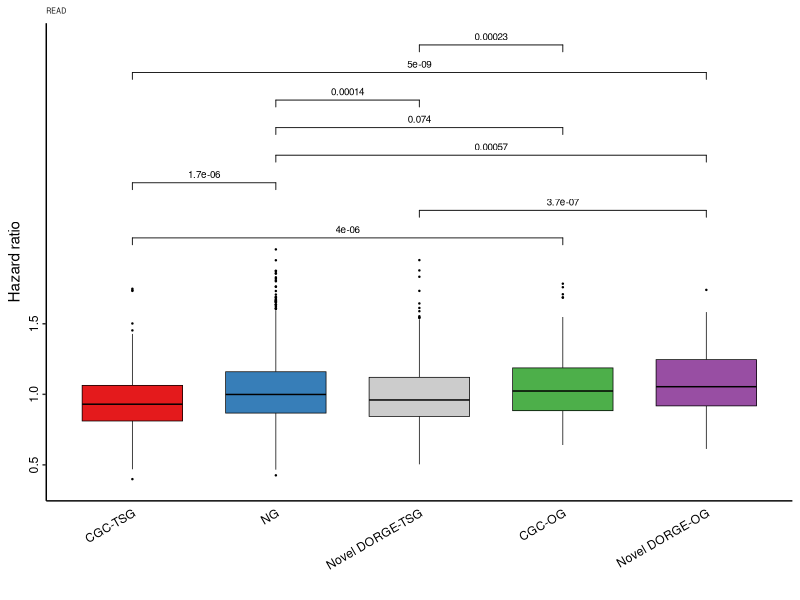
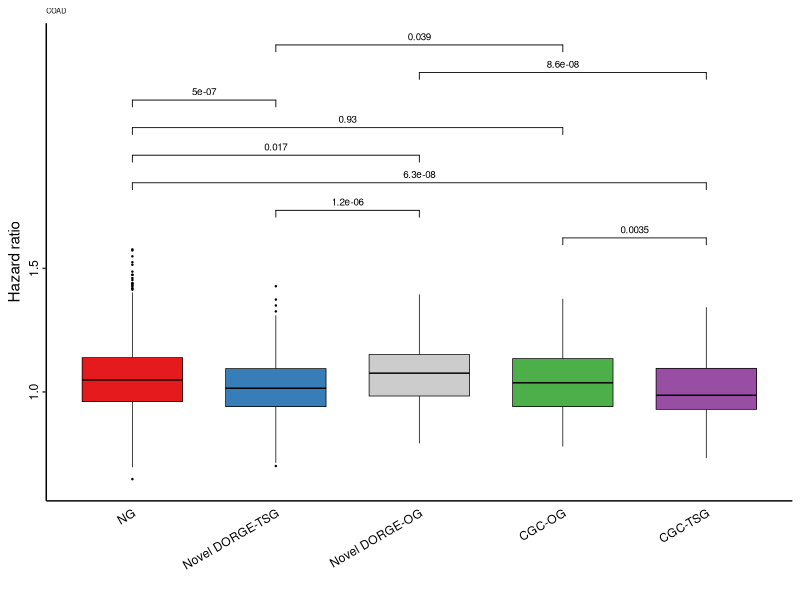
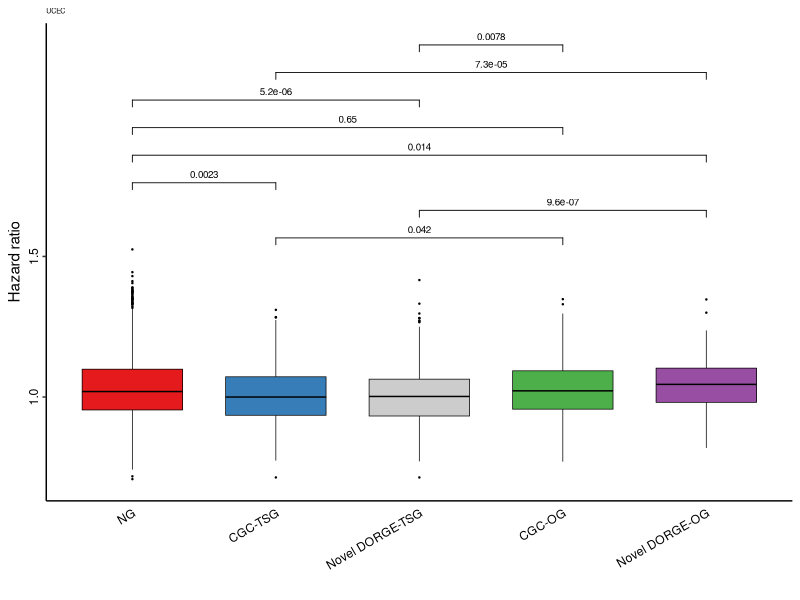

Write the R code that produced these figures, in order.
####################
##### Boxplots #####
####################

###### The boxplots for survival data to independently evaluate DORGE prediction.

###### Input: ../Gene_set_new.txt: Gene annotation file
###### Input: ../All_features.csv: Feature table compiled in this study
###### Input: ../DORGE_prediction.txt: DORGE prediction results
###### Input: data/oncolnc_processed.txt: Processed survival data (from https://peerj.com/articles/cs-67/)

###### Output: Figure_4D_survival_READ_evaluation.pdf: Evaluation of DORGE novel TSG/OGs by survival data in READ
###### Output: Figure_S4A_survival_COAD_evaluation.pdf: Evaluation of DORGE novel TSG/OGs by survival data in COAD
###### Output: Figure_S4B_survival_UCEC_evaluation.pdf: Evaluation of DORGE novel TSG/OGs by survival data in UCEC

options(warn=-1)

### Install missing packages

installed_pkgs <- installed.packages()

pkgs <-  c("plyr","ggpubr","ggplot2")


if (length(setdiff(pkgs, installed_pkgs)) > 0) {
    install.packages(pkgs = setdiff(pkgs, installed_pkgs))
}

suppressMessages(library("ggpubr"))
suppressMessages(library(plyr))

TSG_threshold<-0.62485 #loose FPR=0.01
OG_threshold<-0.7004394 #loose FPR=0.01

#TSG_threshold<-0.8290429 #strict FPR=0.005
#OG_threshold<-0.8679444 #strict FPR=0.005
##################### Figure 4A, S4A and S4B: Survival data evaluation #####################

#setwd("/Users/jlyu/Box\ Sync/TSGOG_Project/SA_sub/github/DORGE_paper/Figure_codes/Figure_4");

anno <- read.table("../Gene_set_new.txt", header=T, sep="\t",fill=TRUE,quote = "")
colnames(anno)<-c("Gene","TSG_core","OG_core","NG","TSG_all","OG_all");
prediction <- read.table("../DORGE_prediction.txt", header=T, sep="\t",fill=TRUE,quote = "")
anno<-cbind(anno[,c(1,4,5,6)],prediction[,2:3])
all_feature <- read.table("data/oncolnc_all_genes.txt", header=T, sep="\t",fill=TRUE,quote = "")
all_feature<-all_feature[,c("Gene","cancer","HR")]
all_feature$HR <- as.numeric(all_feature$HR)

join<-join(all_feature, anno,type = "full",by="Gene")
join<-join[!is.na(join$HR),]
index_pOG<-which(join$OG_probability> OG_threshold & join$TSG_probability< TSG_threshold & join$OG_all!="1")
index_pTSG<-which(join$TSG_probability> TSG_threshold & join$OG_probability< OG_threshold & join$TSG_all!="1")
index_TSG<-which(join$TSG_all=="1" & join$OG_all!="1")
index_OG<-which(join$OG_all=="1" & join$TSG_all!="1")
index_NG<-which(join$NG=="1")

index<-rep("",nrow(join))

index[index_NG]<-"NG"
index[index_pTSG]<-"Novel DORGE-TSG"
index[index_pOG]<-"Novel DORGE-OG"
index[index_TSG]<-"CGC-TSG"
index[index_OG]<-"CGC-OG"

join<-cbind(join,index)
allgene2<-join[join$index!="" & !is.na(join$index),]

ca<-paste("Raw_figures/Figure_4D_survival_READ_evaluation.pdf",sep="")
pdf(ca, family="ArialMT", width=2.275, height=3)
my_comparisons <- list(c("CGC-OG","CGC-TSG"),c("Novel DORGE-OG","Novel DORGE-TSG"),c("NG","CGC-TSG"),c("Novel DORGE-OG","NG"),c("CGC-OG","NG"),c("NG","Novel DORGE-TSG"),c("Novel DORGE-OG","CGC-TSG"),c("CGC-OG","Novel DORGE-TSG"));
ggboxplot(data = allgene2[allgene2$cancer=="READ",],x = "index", y="HR",color="black",outlier.size = 0.2,width=0.7, fill="index",lwd=0.25,palette = c("#E41A1C","#377EB8","#CCCCCC","#4DAF4A","#984EA3"))+scale_y_continuous(breaks = c(0.5,1.0,1.5),labels = c("0.5", "1.0", "1.5"))+labs(x = "", y = "Hazard ratio")+ggtitle("READ") + theme_bw() + theme(plot.title = element_text(size = 5),axis.ticks.y = element_line(size = 0.5),axis.ticks.x=element_blank(),axis.text.x = element_text(angle = 30, hjust = 1, colour = "black"),axis.text.y = element_text(angle = 90, hjust = 0.5, colour = "black"), panel.border = element_blank(), panel.grid.major = element_blank(), panel.grid.minor = element_blank(),panel.background = element_blank(), axis.line = element_line(colour = "black"))+ guides(fill=FALSE)+stat_compare_means(aes(label = paste0(..p.format..)),method.args = list(alternative = "g"),comparisons = my_comparisons,size=2.5)
garbage <- dev.off()

ca<-paste("Raw_figures/Figure_S4A_survival_COAD_evaluation.pdf",sep="")
pdf(ca, family="ArialMT", width=2.275, height=3)
my_comparisons <- list(c("CGC-OG","CGC-TSG"),c("Novel DORGE-OG","Novel DORGE-TSG"),c("NG","CGC-TSG"),c("Novel DORGE-OG","NG"),c("CGC-OG","NG"),c("NG","Novel DORGE-TSG"),c("Novel DORGE-OG","CGC-TSG"),c("CGC-OG","Novel DORGE-TSG"));
ggboxplot(data = allgene2[allgene2$cancer=="COAD",],x = "index", y="HR",color="black",outlier.size = 0.2,width=0.7, fill="index",lwd=0.25,palette = c("#E41A1C","#377EB8","#CCCCCC","#4DAF4A","#984EA3"))+scale_y_continuous(breaks = c(0.5,1.0,1.5),labels = c("0.5", "1.0", "1.5"))+labs(x = "", y = "Hazard ratio")+ggtitle("COAD") + theme_bw() + theme(plot.title = element_text(size = 5),axis.ticks.y = element_line(size = 0.5),axis.ticks.x=element_blank(),axis.text.x = element_text(angle = 30, hjust = 1, colour = "black"),axis.text.y = element_text(angle = 90, hjust = 0.5, colour = "black"), panel.border = element_blank(), panel.grid.major = element_blank(), panel.grid.minor = element_blank(),panel.background = element_blank(), axis.line = element_line(colour = "black"))+ guides(fill=FALSE)+stat_compare_means(aes(label = paste0(..p.format..)),method.args = list(alternative = "g"),comparisons = my_comparisons,size=2.5)
garbage <- dev.off()

ca<-paste("Raw_figures/Figure_S4B_survival_UCEC_evaluation.pdf",sep="")
pdf(ca, family="ArialMT", width=2.275, height=3)
my_comparisons <- list(c("CGC-OG","CGC-TSG"),c("Novel DORGE-OG","Novel DORGE-TSG"),c("NG","CGC-TSG"),c("Novel DORGE-OG","NG"),c("CGC-OG","NG"),c("NG","Novel DORGE-TSG"),c("Novel DORGE-OG","CGC-TSG"),c("CGC-OG","Novel DORGE-TSG"));
ggboxplot(data = allgene2[allgene2$cancer=="UCEC",],x = "index", y="HR",color="black",outlier.size = 0.2,width=0.7, fill="index",lwd=0.25,palette = c("#E41A1C","#377EB8","#CCCCCC","#4DAF4A","#984EA3"))+scale_y_continuous(breaks = c(0.5,1.0,1.5),labels = c("0.5", "1.0", "1.5"))+labs(x = "", y = "Hazard ratio")+ggtitle("UCEC") + theme_bw() + theme(plot.title = element_text(size = 5),axis.ticks.y = element_line(size = 0.5),axis.ticks.x=element_blank(),axis.text.x = element_text(angle = 30, hjust = 1, colour = "black"),axis.text.y = element_text(angle = 90, hjust = 0.5, colour = "black"), panel.border = element_blank(), panel.grid.major = element_blank(), panel.grid.minor = element_blank(),panel.background = element_blank(), axis.line = element_line(colour = "black"))+ guides(fill=FALSE)+stat_compare_means(aes(label = paste0(..p.format..)),method.args = list(alternative = "g"),comparisons = my_comparisons,size=2.5)
garbage <- dev.off()



cancer_types<-as.character(unique(allgene2$cancer))
for(i in cancer_types){
	#ca<-paste("Raw_figures/Figure_S5A_oncolnc_",i,"_evaluation.pdf",sep="")
	#pdf(ca, family="ArialMT", width=2.275, height=3)
	#my_comparisons <- list(c("CGC-OG","CGC-TSG"),c("Novel DORGE-OG","Novel DORGE-TSG"),c("NG","CGC-TSG"),c("Novel DORGE-OG","NG"),c("CGC-OG","NG"),c("NG","Novel DORGE-TSG"),c("Novel DORGE-OG","CGC-TSG"),c("CGC-OG","Novel DORGE-TSG"));
	#print(ggboxplot(data = allgene2[allgene2$cancer==i,],x = "index", y="HR",color="black",outlier.size = 0.2,width=0.7, fill="index",lwd=0.25,palette = c("#E41A1C","#377EB8","#CCCCCC","#4DAF4A","#984EA3"))+scale_y_continuous(breaks = c(0.5,1.0,1.5),labels = c("0.5", "1.0", "1.5"))+labs(x = "", y = "Hazard ratio")+ggtitle(i) + theme_bw() + theme(plot.title = element_text(size = 5),axis.ticks.y = element_line(size = 0.5),axis.ticks.x=element_blank(),axis.text.x = element_text(angle = 30, hjust = 1, colour = "black"),axis.text.y = element_text(angle = 90, hjust = 0.5, colour = "black"), panel.border = element_blank(), panel.grid.major = element_blank(), panel.grid.minor = element_blank(),panel.background = element_blank(), axis.line = element_line(colour = "black"))+ guides(fill=FALSE)+stat_compare_means(aes(label = paste0(..p.format..)),method.args = list(alternative = "g"),comparisons = my_comparisons,size=2.5))
	#garbage <- dev.off()
}